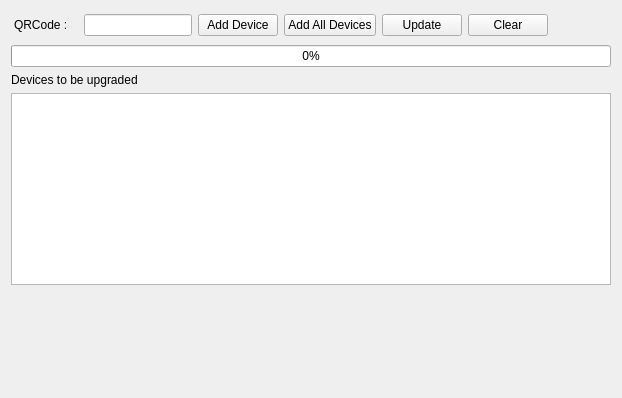
<?xml version="1.0" encoding="UTF-8"?>
<ui version="4.0">
 <class>FirmwareUpdateWidget</class>
 <widget class="QWidget" name="FirmwareUpdateWidget">
  <property name="geometry">
   <rect>
    <x>0</x>
    <y>0</y>
    <width>618</width>
    <height>398</height>
   </rect>
  </property>
  <property name="windowTitle">
   <string>Form</string>
  </property>
  <layout class="QVBoxLayout" name="verticalLayout">
   <item>
    <widget class="QWidget" name="widget" native="true">
     <layout class="QHBoxLayout" name="horizontalLayout">
      <property name="spacing">
       <number>6</number>
      </property>
      <property name="leftMargin">
       <number>3</number>
      </property>
      <property name="topMargin">
       <number>3</number>
      </property>
      <property name="rightMargin">
       <number>3</number>
      </property>
      <property name="bottomMargin">
       <number>3</number>
      </property>
      <item>
       <widget class="QLabel" name="labQRCode">
        <property name="text">
         <string>QRCode :   </string>
        </property>
       </widget>
      </item>
      <item>
       <widget class="QLineEdit" name="lineEditQRCode"/>
      </item>
      <item>
       <widget class="QPushButton" name="btnAddDevice">
        <property name="text">
         <string>Add Device</string>
        </property>
       </widget>
      </item>
      <item>
       <widget class="QPushButton" name="btnAddAllDevices">
        <property name="text">
         <string>Add All Devices</string>
        </property>
       </widget>
      </item>
      <item>
       <widget class="QPushButton" name="btnUdateSelected">
        <property name="text">
         <string>Update</string>
        </property>
       </widget>
      </item>
      <item>
       <widget class="QPushButton" name="btnClear">
        <property name="text">
         <string>Clear</string>
        </property>
       </widget>
      </item>
      <item>
       <spacer name="horizontalSpacer">
        <property name="orientation">
         <enum>Qt::Horizontal</enum>
        </property>
        <property name="sizeHint" stdset="0">
         <size>
          <width>40</width>
          <height>20</height>
         </size>
        </property>
       </spacer>
      </item>
     </layout>
    </widget>
   </item>
   <item>
    <widget class="QProgressBar" name="progressBar">
     <property name="value">
      <number>0</number>
     </property>
    </widget>
   </item>
   <item>
    <widget class="QLabel" name="labDToBeUpdate">
     <property name="text">
      <string>Devices to be upgraded</string>
     </property>
    </widget>
   </item>
   <item>
    <widget class="QTableWidget" name="tableWidgetSelectedDevices">
     <property name="minimumSize">
      <size>
       <width>600</width>
       <height>100</height>
      </size>
     </property>
    </widget>
   </item>
   <item>
    <spacer name="verticalSpacer">
     <property name="orientation">
      <enum>Qt::Vertical</enum>
     </property>
     <property name="sizeHint" stdset="0">
      <size>
       <width>20</width>
       <height>40</height>
      </size>
     </property>
    </spacer>
   </item>
  </layout>
 </widget>
 <resources/>
 <connections/>
</ui>
